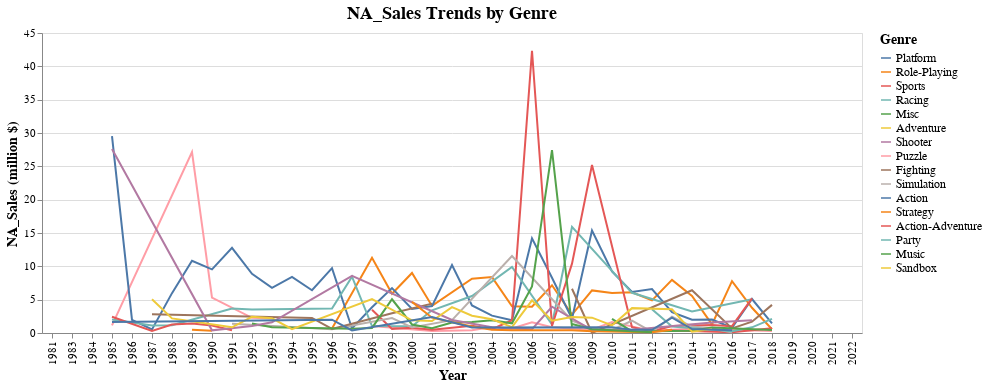

Here is the notebook cell this chart was saved with:
### Code cell
orderr = Nintendo_df.groupby(['Genre'])['NA_Sales'].sum().sort_values(ascending=False).to_frame().index.tolist()

line = alt.Chart(Nintendo_df, title="NA_Sales Trends by Genre").transform_aggregate(
    NA_Sales='sum(NA_Sales)',
    groupby=['Year','Genre']
).mark_line().encode(
    x = alt.X('Year:N'),
    y = alt.Y('NA_Sales:Q', title='NA_Sales (million $)'),
    color = alt.Color('Genre:N', title='Genre', sort=orderr)
)

chart = alt.layer(line).configure_title(fontSize=18, anchor="middle").configure_legend(titleFontSize=14,labelFontSize=12).configure_axis(titleFontSize=14,labelFontSize=11) 

NA_line = chart.encode(
    tooltip=['Year:N','Genre:N','NA_Sales:Q']
)

NA_line

### Figure 1 — Vega-Lite specification as saved in the notebook (floating-point values rounded to 4 significant figures; data arrays with more than 128 entries replaced by an {"elided": "..."} marker saying what was removed)
{"config": {"view": {"continuousWidth": 400, "continuousHeight": 300}, "axis": {"labelFontSize": 11, "titleFontSize": 14}, "legend": {"labelFontSize": 12, "titleFontSize": 14}, "title": {"anchor": "middle", "fontSize": 18}}, "layer": [{"mark": "line", "encoding": {"color": {"field": "Genre", "sort": ["Platform", "Role-Playing", "Sports", "Racing", "Misc", "Adventure", "Shooter", "Puzzle", "Fighting", "Simulation", "Action", "Strategy", "Action-Adventure", "Party", "Music", "Sandbox"], "title": "Genre", "type": "nominal"}, "x": {"field": "Year", "type": "nominal"}, "y": {"field": "NA_Sales", "title": "NA_Sales (million $)", "type": "quantitative"}}, "title": "NA_Sales Trends by Genre", "transform": [{"aggregate": [{"op": "sum", "field": "NA_Sales", "as": "NA_Sales"}], "groupby": ["Year", "Genre"]}]}], "data": {"name": "data-29f84a0e3420e28588728a102ca42ad6"}, "encoding": {"tooltip": [{"field": "Year", "type": "nominal"}, {"field": "Genre", "type": "nominal"}, {"field": "NA_Sales", "type": "quantitative"}]}, "$schema": "https://vega.github.io/schema/vega-lite/v4.17.0.json", "datasets": {"data-29f84a0e3420e28588728a102ca42ad6": {"elided": "532 records"}}}
